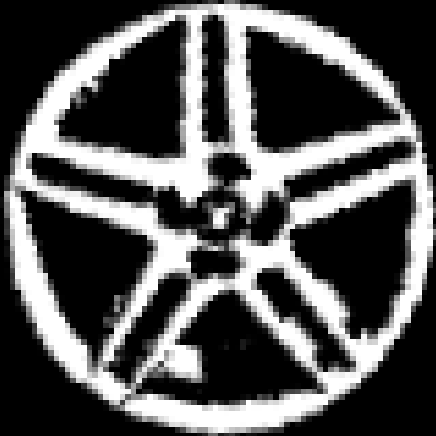
#> input picture 轮毂/传统orb/img_3.png, 436 x 436 px
$ python '上下文.py'
#> lines starting #> are read from the running program, lines starting #| are printed output that depends on the picture; after the words box and inside, x2 and y2 are one past the last pixel; in counts of white or black regions, pixels touching at a corner belong together
import cv2
import numpy as np

# 读取二值图像
image = cv2.imread('img_3.png', 0)
#> image is the input picture: shape (436, 436); min 0, max 255, mean 85.3
image=cv2.resize(image,(80,80))
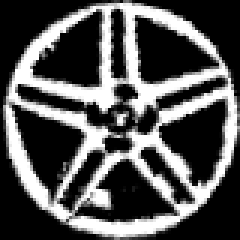
#> image: shape (80, 80) (shown 3 times larger); min 0, max 255, mean 84.2

# 高斯模糊，用于平滑图像并减少噪声
blurred_image = cv2.GaussianBlur(image, (1, 1), 0)

# 闭运算，用于填充小孔和连接断裂的边界
kernel = np.ones((1, 1), np.uint8)
closed_image = cv2.morphologyEx(blurred_image, cv2.MORPH_CLOSE, kernel)

# 查找轮廓
contours, _ = cv2.findContours(closed_image, cv2.RETR_TREE, cv2.CHAIN_APPROX_SIMPLE)
#> contours = 29 contours, 14 with area under 20; largest, box (x1, y1, x2, y2) and area: (0, 0, 80, 80) 4919, (52, 33, 76, 62) 342, (44, 5, 72, 28) 342, (10, 3, 34, 30) 340, (4, 34, 28, 64) 338

# 轮廓近似，用于简化轮廓
approx_contours = []
for contour in contours:
    epsilon = 0.01 * cv2.arcLength(contour, True)
    approx = cv2.approxPolyDP(contour, epsilon, True)
    approx_contours.append(approx)
#> this loop made 29 passes
#> epsilon on passes 1, 3, 5, 7, 8, 10, 11, 12, 13, 14, 15, 16: 2.85, 0.145, 0.147, 0.181, 1.16, 0.435, 0.298, 0.278, 0.145, 0.0766, 0.111, 0.241
#> (epsilon, approx) on passes 2, 4, 6, 9, 17, 18: (0.0566, [[24, 71], [25, 70], [26, 71], [25, 72]]), (0.0566, [[16, 64], [17, 63], [18, 64], [17, 65]]), (0.0566, [[19, 60], [20, 59], [21, 60], [20, 61]]), (0.0341, [[41, 62], [40, 63], [41, 63]]), (0.0566, [[41, 36], [42, 35], [43, 36], [42, 37]]), (0.0566, [[38, 36], [39, 35], [40, 36], [39, 37]])
#> after the loop, approx_contours = 29 contours, 14 with area under 20; largest, box (x1, y1, x2, y2) and area: (1, 0, 80, 80) 4870, (52, 33, 76, 62) 337, (44, 5, 72, 28) 337, (10, 3, 34, 30) 333, (4, 34, 28, 64) 332

# 创建一个空白图像用于绘制轮廓
output_image = np.zeros_like(image)

# 重新绘制轮廓
cv2.drawContours(output_image, approx_contours, 5, 255, 2)
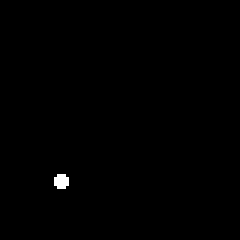
#> output_image: shape (80, 80) (shown 3 times larger); 0.33% white; 1 white region, box (x1, y1, x2, y2) and area: (18, 58, 23, 63) 21

# 显示结果
cv2.imshow('Original Image', image)
cv2.imshow('Blurred Image', blurred_image)
cv2.imshow('Closed Image', closed_image)
cv2.imshow('Output Image', output_image)
cv2.waitKey(0)
cv2.destroyAllWindows()
